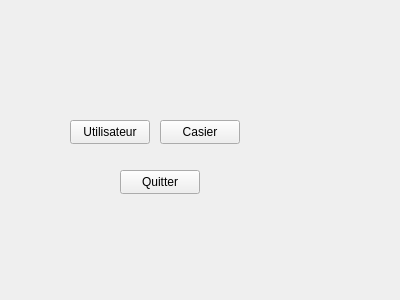
<?xml version="1.0" encoding="UTF-8"?>
<ui version="4.0">
 <class>Widget</class>
 <widget class="QWidget" name="Widget">
  <property name="geometry">
   <rect>
    <x>0</x>
    <y>0</y>
    <width>400</width>
    <height>300</height>
   </rect>
  </property>
  <property name="windowTitle">
   <string>Widget</string>
  </property>
  <widget class="QPushButton" name="pushButtonUtilisateur">
   <property name="geometry">
    <rect>
     <x>70</x>
     <y>120</y>
     <width>80</width>
     <height>24</height>
    </rect>
   </property>
   <property name="text">
    <string>Utilisateur</string>
   </property>
  </widget>
  <widget class="QPushButton" name="pushButtonQuitter">
   <property name="geometry">
    <rect>
     <x>120</x>
     <y>170</y>
     <width>80</width>
     <height>24</height>
    </rect>
   </property>
   <property name="text">
    <string>Quitter</string>
   </property>
  </widget>
  <widget class="QPushButton" name="pushButtonCasier">
   <property name="geometry">
    <rect>
     <x>160</x>
     <y>120</y>
     <width>80</width>
     <height>24</height>
    </rect>
   </property>
   <property name="text">
    <string>Casier</string>
   </property>
  </widget>
 </widget>
 <layoutdefault spacing="6" margin="11"/>
 <resources/>
 <connections>
  <connection>
   <sender>pushButtonQuitter</sender>
   <signal>clicked()</signal>
   <receiver>Widget</receiver>
   <slot>close()</slot>
   <hints>
    <hint type="sourcelabel">
     <x>178</x>
     <y>187</y>
    </hint>
    <hint type="destinationlabel">
     <x>239</x>
     <y>196</y>
    </hint>
   </hints>
  </connection>
 </connections>
</ui>
